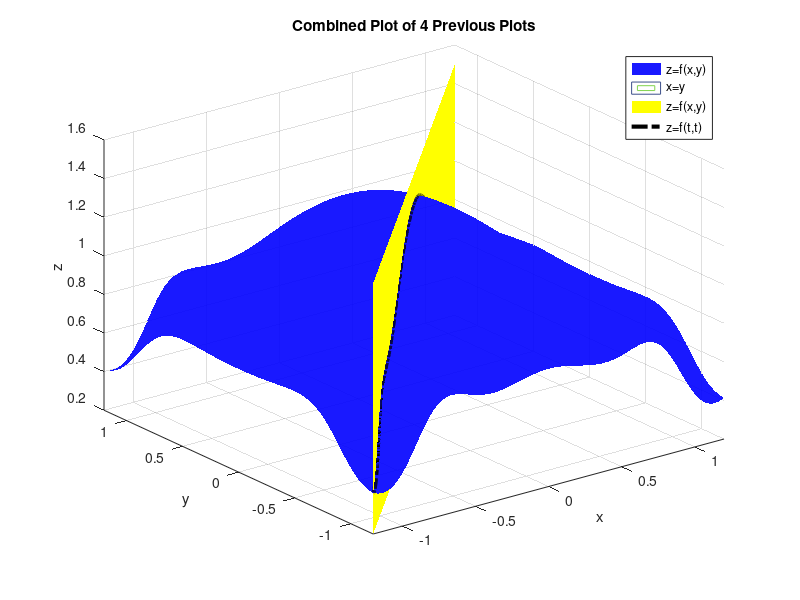

Recreate this plot in MATLAB.
clear all;
clc;

[x,y]=meshgrid(-1.2:0.01:1.2);

a = 4 * x.^2 + 2;
b = cos(3 * x.^2 .* y.^2 + x.^2);
c = (2 * y.^2) + (x.^2 / 2) - 5;

z = (-b + sqrt(b.^2 - 4 * a .* c)) ./ (2 * a);

surf(x,y,z, 'FaceColor', 'b', 'FaceAlpha', 0.9, 'EdgeColor', 'none');

hold on;

[c,h] = contour(x,y,z,8)
clabel(c,h)

hold on;

[x,z]=meshgrid(-1.2:0.01:1.2,0.2:0.01:1.5);

y=x;

surf(x,y,z,'FaceColor','y', 'EdgeColor', 'none');

hold on;

t=-linspace(-1.2,1.2,1000);

x= t;
y= t;

a = 4 * t.^2 + 2;
b = cos(3 * t.^2 .* t.^2 + t.^2);
c = (2 * t.^2) + (t.^2 / 2) - 5;

z = (-b + sqrt(b.^2 - 4 * a .* c)) ./ (2 * a);

plot3(x,y,z,'-.k','LineWidth',3);

xlabel('x');
ylabel('y');
zlabel('z');

title('Combined Plot of 4 Previous Plots');
legend('z=f(x,y)','x=y','z=f(x,y)','z=f(t,t)', 'location', 'best');
